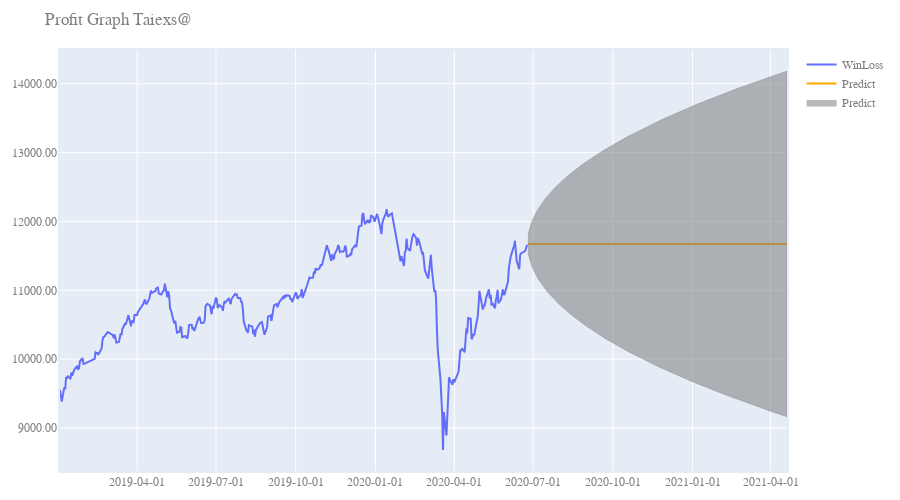

Source (notebook cell):
### Code cell
# Get forecast 500 steps ahead in future
steps = 300
pred_uc = results.get_forecast(steps=steps)

# Get confidence intervals of forecasts
pred_ci = pred_uc.conf_int(alpha=0.25)
forecastDate = [y.index[-1] + datetime.timedelta(days = 1*(i+1)) for i in range(steps)]

fig = go.Figure()

fig.add_trace(
    go.Scatter(
            x=y['2019':].index,
            y=y['2019':],
            name = f"WinLoss",
            mode='lines'
        ))
fig.add_trace(go.Scatter(
        # x=pred_ci.index,
        x=forecastDate,
        y=pred_uc.predicted_mean,
        mode='lines',
        name="Predict",
        line_color='#FFA500',
        line=dict(width=2)
    ))
    
cofInterval = pandas.concat([pred_ci.iloc[:, 0], pred_ci.iloc[::-1, 1]])
fig.add_trace(go.Scatter(
        x=forecastDate+forecastDate[::-1],
        y=cofInterval,
        fill='toself',
        hoveron='points',
        name="Predict",
        line_color='RGBA(105,105,105,1)',
        fillcolor = 'RGBA(128, 128, 128,0.56)',
        line=dict(width=0.3)
    ))
fig.update_layout(
    title=f"Profit Graph Taiexs@",
    xaxis_title="x Axis Title",
    yaxis_title="y Axis Title",
    width=900,
    height=500,
    margin=dict(
        l=20,
        r=20,
        b=20,
        t=50,
        pad=2
    ),
    font=dict(
        family="Courier New, monospace",
        size=12,
        color="#7f7f7f"
    ),
    xaxis=plotly.graph_objects.layout.XAxis(
        tickformat='%Y-%m-%d'
    ),
    yaxis=plotly.graph_objects.layout.YAxis(
        tickformat='.2f'
    )
)
fig.show()

### Figure 1 — Plotly figure (JSON) as saved in the notebook; plotly's stock layout.template omitted (floating-point values rounded to 4 significant figures; data arrays with more than 128 entries replaced by an {"elided": "..."} marker saying what was removed)
{"data": [{"mode": "lines", "name": "WinLoss", "type": "scatter", "x": {"elided": "356 str values"}, "y": {"elided": "356 float values"}}, {"line": {"color": "#FFA500", "width": 2}, "mode": "lines", "name": "Predict", "type": "scatter", "x": {"elided": "300 str values"}, "y": {"elided": "300 float values"}}, {"fill": "toself", "fillcolor": "RGBA(128, 128, 128,0.56)", "hoveron": "points", "line": {"color": "RGBA(105,105,105,1)", "width": 0.3}, "name": "Predict", "type": "scatter", "x": {"elided": "600 str values"}, "y": {"elided": "600 float values"}}], "layout": {"font": {"color": "#7f7f7f", "family": "Courier New, monospace", "size": 12}, "height": 500, "margin": {"b": 20, "l": 20, "pad": 2, "r": 20, "t": 50}, "title": {"text": "Profit Graph Taiexs@"}, "width": 900, "xaxis": {"tickformat": "%Y-%m-%d"}, "yaxis": {"tickformat": ".2f"}}}
